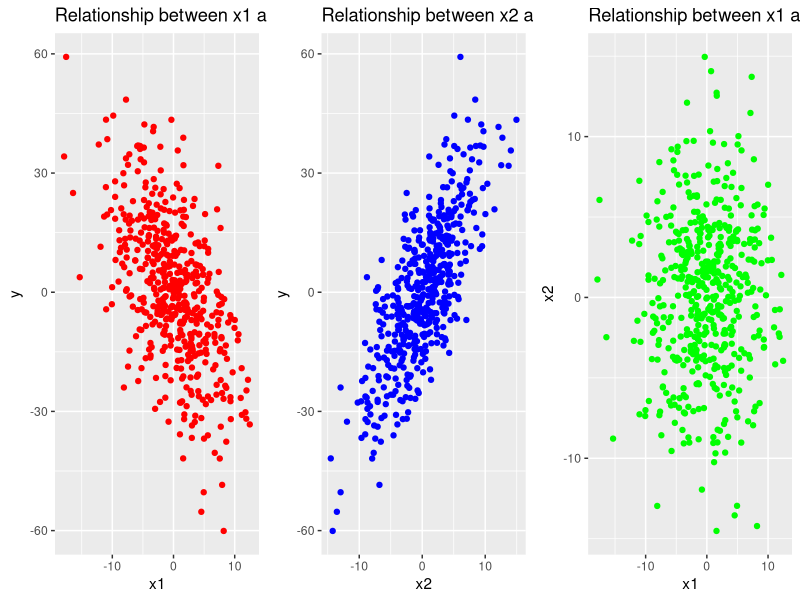

Write the R code that produced this figure.
## ---- chunk 1
#create the data
n = 500
x1 = rnorm(n=n, sd=5)
x2 = rnorm(n=n, sd=5)
y = -2*x1 + 3*x2 + rnorm(n=n, sd=5)
data = data.frame(x1,x2,y)
## ---- chunk 2
library(ggplot2)
library(ggpubr)
#plot the relationship between variables
plot1 = ggplot(data=data, aes(x=x1, y=y)) + geom_point(col="red") + ggtitle("Relationship between x1 and y")
plot2 = ggplot(data=data, aes(x=x2, y=y)) + geom_point(col="blue") + ggtitle("Relationship between x2 and y")
plot3 = ggplot(data=data, aes(x=x1, y=x2)) + geom_point(col="green") + ggtitle("Relationship between x1 and x2")
ggarrange(plot1, plot2, plot3, ncol = 3)
## ---- chunk 3
#compute beta from regressing y on x1 and x2
reg = lm(data$y ~ data$x1 + data$x2)
beta1_1 = reg$coefficients[2]
beta1_1
## ---- chunk 4
#compute the residuals of regressing x1 on x2
reg = lm(data$x1 ~ data$x2)
residuals = reg$residuals

#compute beta from regressing y on the residuals from above
reg = lm(data$y ~ residuals)
beta1_2 = reg$coefficients[2]
beta1_2
## ---- chunk 5
#compute residuals of regressing y on x2
reg = lm(data$y ~ data$x2)
residuals_1 = reg$residuals

#compute the residuals of regressing x1 on x2
reg = lm(data$x1 ~ data$x2)
residuals_2 = reg$residuals

#compute beta from regressing the residuals_1 on residuals_2
reg = lm(residuals_1 ~ residuals_2)
beta1_3 = reg$coefficients[2]
beta1_3
